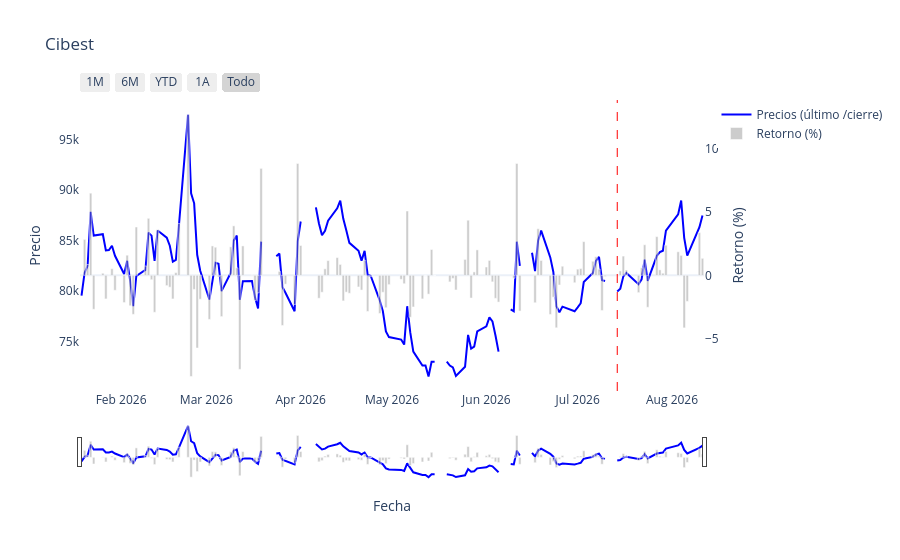

The notebook cell this image was saved under:
### Code cell
#static_plot(Cibest, "blue")
plotly_oneplot(Cibest, "Fecha", "Precios (último /cierre)", plot_title="Cibest", color_in="blue", date_marker = pd.to_datetime("2026-07-14"))

### Figure 1 — Plotly figure (JSON) as saved in the notebook; plotly's stock layout.template omitted (floating-point values rounded to 4 significant figures; data arrays with more than 128 entries replaced by an {"elided": "..."} marker saying what was removed)
{"data": [{"line": {"color": "blue", "dash": "solid"}, "mode": "lines", "name": "Precios (último /cierre)", "type": "scatter", "x": {"elided": "141 str values"}, "y": {"elided": "141 float values"}}, {"marker": {"color": "rgba(128, 128, 128, 0.4)"}, "name": "Retorno (%)", "type": "bar", "x": {"elided": "141 str values"}, "y": {"elided": "141 float values"}, "yaxis": "y2"}], "layout": {"hovermode": "x unified", "shapes": [{"line": {"color": "red", "dash": "dash", "width": 1}, "type": "line", "x0": "2026-07-14T00:00:00", "x1": "2026-07-14T00:00:00", "xref": "x", "y0": 0, "y1": 1, "yref": "y domain"}], "title": {"text": "Cibest"}, "xaxis": {"rangeselector": {"buttons": [{"count": 1, "label": "1M", "step": "month", "stepmode": "backward"}, {"count": 6, "label": "6M", "step": "month", "stepmode": "backward"}, {"count": 1, "label": "YTD", "step": "year", "stepmode": "todate"}, {"count": 1, "label": "1A", "step": "year", "stepmode": "backward"}, {"label": "Todo", "step": "all"}]}, "rangeslider": {"visible": true}, "title": {"text": "Fecha"}, "type": "date"}, "yaxis": {"autorange": true, "fixedrange": false, "showgrid": false, "title": {"text": "Precio"}}, "yaxis2": {"autorange": true, "fixedrange": false, "overlaying": "y", "showgrid": false, "side": "right", "title": {"text": "Retorno (%)"}, "zeroline": true}}}
